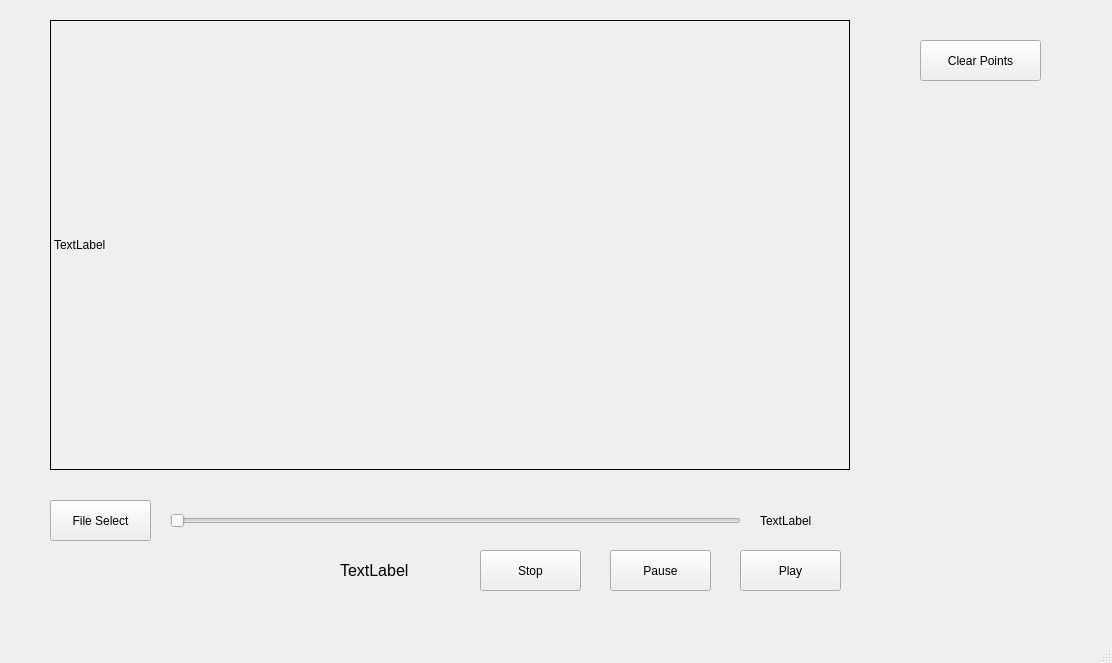
<?xml version="1.0" encoding="UTF-8"?>
<ui version="4.0">
 <class>MainWindow</class>
 <widget class="QMainWindow" name="MainWindow">
  <property name="geometry">
   <rect>
    <x>0</x>
    <y>0</y>
    <width>1112</width>
    <height>663</height>
   </rect>
  </property>
  <property name="windowTitle">
   <string>MainWindow</string>
  </property>
  <widget class="QWidget" name="centralwidget">
   <widget class="QLabel" name="label_videoPlayer">
    <property name="geometry">
     <rect>
      <x>50</x>
      <y>20</y>
      <width>800</width>
      <height>450</height>
     </rect>
    </property>
    <property name="frameShape">
     <enum>QFrame::Box</enum>
    </property>
    <property name="text">
     <string>TextLabel</string>
    </property>
   </widget>
   <widget class="QPushButton" name="pushButton_fileSelect">
    <property name="geometry">
     <rect>
      <x>50</x>
      <y>500</y>
      <width>101</width>
      <height>41</height>
     </rect>
    </property>
    <property name="text">
     <string>File Select</string>
    </property>
   </widget>
   <widget class="QPushButton" name="pushButton_stop">
    <property name="geometry">
     <rect>
      <x>480</x>
      <y>550</y>
      <width>101</width>
      <height>41</height>
     </rect>
    </property>
    <property name="text">
     <string>Stop</string>
    </property>
   </widget>
   <widget class="QPushButton" name="pushButton_pause">
    <property name="geometry">
     <rect>
      <x>610</x>
      <y>550</y>
      <width>101</width>
      <height>41</height>
     </rect>
    </property>
    <property name="text">
     <string>Pause</string>
    </property>
   </widget>
   <widget class="QPushButton" name="pushButton_play">
    <property name="geometry">
     <rect>
      <x>740</x>
      <y>550</y>
      <width>101</width>
      <height>41</height>
     </rect>
    </property>
    <property name="text">
     <string>Play</string>
    </property>
   </widget>
   <widget class="QLabel" name="label_state">
    <property name="geometry">
     <rect>
      <x>340</x>
      <y>550</y>
      <width>111</width>
      <height>41</height>
     </rect>
    </property>
    <property name="font">
     <font>
      <family>Arial</family>
      <pointsize>12</pointsize>
     </font>
    </property>
    <property name="text">
     <string>TextLabel</string>
    </property>
   </widget>
   <widget class="QSlider" name="horizontalSlider">
    <property name="geometry">
     <rect>
      <x>170</x>
      <y>510</y>
      <width>571</width>
      <height>22</height>
     </rect>
    </property>
    <property name="orientation">
     <enum>Qt::Horizontal</enum>
    </property>
   </widget>
   <widget class="QLabel" name="label_progress">
    <property name="geometry">
     <rect>
      <x>760</x>
      <y>510</y>
      <width>71</width>
      <height>21</height>
     </rect>
    </property>
    <property name="text">
     <string>TextLabel</string>
    </property>
   </widget>
   <widget class="QPushButton" name="pushButton_clearPoint">
    <property name="geometry">
     <rect>
      <x>920</x>
      <y>40</y>
      <width>121</width>
      <height>41</height>
     </rect>
    </property>
    <property name="text">
     <string>Clear Points</string>
    </property>
   </widget>
  </widget>
  <widget class="QMenuBar" name="menubar">
   <property name="geometry">
    <rect>
     <x>0</x>
     <y>0</y>
     <width>1112</width>
     <height>21</height>
    </rect>
   </property>
  </widget>
  <widget class="QStatusBar" name="statusbar"/>
 </widget>
 <resources/>
 <connections/>
</ui>
